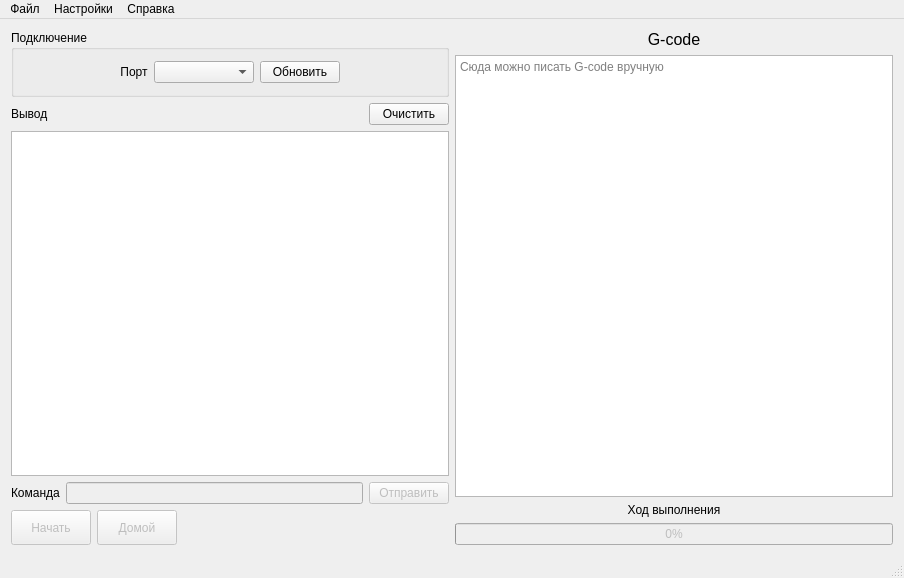
<?xml version="1.0" encoding="UTF-8"?>
<ui version="4.0">
 <class>MainWindow</class>
 <widget class="QMainWindow" name="MainWindow">
  <property name="geometry">
   <rect>
    <x>0</x>
    <y>0</y>
    <width>904</width>
    <height>578</height>
   </rect>
  </property>
  <property name="windowTitle">
   <string>CNCRun</string>
  </property>
  <widget class="QWidget" name="centralWidget">
   <layout class="QHBoxLayout" name="horizontalLayout_3">
    <item>
     <layout class="QVBoxLayout" name="verticalLayout">
      <property name="sizeConstraint">
       <enum>QLayout::SetMaximumSize</enum>
      </property>
      <item>
       <widget class="QGroupBox" name="groupBox">
        <property name="title">
         <string>Подключение</string>
        </property>
        <layout class="QVBoxLayout" name="verticalLayout_2">
         <item>
          <layout class="QHBoxLayout" name="horizontalLayout">
           <item>
            <spacer name="horizontalSpacer_2">
             <property name="orientation">
              <enum>Qt::Horizontal</enum>
             </property>
             <property name="sizeHint" stdset="0">
              <size>
               <width>40</width>
               <height>20</height>
              </size>
             </property>
            </spacer>
           </item>
           <item>
            <widget class="QLabel" name="label_2">
             <property name="text">
              <string>Порт</string>
             </property>
             <property name="alignment">
              <set>Qt::AlignCenter</set>
             </property>
            </widget>
           </item>
           <item>
            <widget class="QComboBox" name="comboBox">
             <property name="minimumSize">
              <size>
               <width>100</width>
               <height>0</height>
              </size>
             </property>
            </widget>
           </item>
           <item>
            <widget class="QPushButton" name="button_com">
             <property name="text">
              <string>Обновить</string>
             </property>
            </widget>
           </item>
           <item>
            <spacer name="horizontalSpacer">
             <property name="orientation">
              <enum>Qt::Horizontal</enum>
             </property>
             <property name="sizeHint" stdset="0">
              <size>
               <width>40</width>
               <height>20</height>
              </size>
             </property>
            </spacer>
           </item>
          </layout>
         </item>
        </layout>
       </widget>
      </item>
      <item>
       <layout class="QHBoxLayout" name="horizontalLayout_5">
        <item>
         <widget class="QLabel" name="label_3">
          <property name="text">
           <string>Вывод</string>
          </property>
         </widget>
        </item>
        <item>
         <spacer name="horizontalSpacer_4">
          <property name="orientation">
           <enum>Qt::Horizontal</enum>
          </property>
          <property name="sizeHint" stdset="0">
           <size>
            <width>40</width>
            <height>20</height>
           </size>
          </property>
         </spacer>
        </item>
        <item>
         <widget class="QPushButton" name="button_clear">
          <property name="text">
           <string>Очистить</string>
          </property>
         </widget>
        </item>
       </layout>
      </item>
      <item>
       <widget class="QTextEdit" name="console">
        <property name="minimumSize">
         <size>
          <width>250</width>
          <height>0</height>
         </size>
        </property>
        <property name="maximumSize">
         <size>
          <width>16777215</width>
          <height>16777215</height>
         </size>
        </property>
        <property name="font">
         <font>
          <kerning>false</kerning>
         </font>
        </property>
        <property name="readOnly">
         <bool>true</bool>
        </property>
        <property name="html">
         <string>&lt;!DOCTYPE HTML PUBLIC &quot;-//W3C//DTD HTML 4.0//EN&quot; &quot;http://www.w3.org/TR/REC-html40/strict.dtd&quot;&gt;
&lt;html&gt;&lt;head&gt;&lt;meta name=&quot;qrichtext&quot; content=&quot;1&quot; /&gt;&lt;style type=&quot;text/css&quot;&gt;
p, li { white-space: pre-wrap; }
&lt;/style&gt;&lt;/head&gt;&lt;body style=&quot; font-family:'Noto Sans'; font-size:9pt; font-weight:400; font-style:normal;&quot;&gt;
&lt;p style=&quot;-qt-paragraph-type:empty; margin-top:0px; margin-bottom:0px; margin-left:0px; margin-right:0px; -qt-block-indent:0; text-indent:0px;&quot;&gt;&lt;br /&gt;&lt;/p&gt;&lt;/body&gt;&lt;/html&gt;</string>
        </property>
       </widget>
      </item>
      <item>
       <layout class="QHBoxLayout" name="horizontalLayout_4">
        <item>
         <widget class="QLabel" name="label">
          <property name="text">
           <string>Команда</string>
          </property>
         </widget>
        </item>
        <item>
         <widget class="QLineEdit" name="console_line">
          <property name="enabled">
           <bool>false</bool>
          </property>
          <property name="maxLength">
           <number>40</number>
          </property>
          <property name="clearButtonEnabled">
           <bool>true</bool>
          </property>
         </widget>
        </item>
        <item>
         <widget class="QPushButton" name="button_send">
          <property name="enabled">
           <bool>false</bool>
          </property>
          <property name="text">
           <string>Отправить</string>
          </property>
         </widget>
        </item>
       </layout>
      </item>
      <item>
       <layout class="QHBoxLayout" name="horizontalLayout_2">
        <item>
         <widget class="QPushButton" name="button_start">
          <property name="enabled">
           <bool>false</bool>
          </property>
          <property name="minimumSize">
           <size>
            <width>0</width>
            <height>35</height>
           </size>
          </property>
          <property name="text">
           <string>Начать</string>
          </property>
         </widget>
        </item>
        <item>
         <widget class="QPushButton" name="button_home">
          <property name="enabled">
           <bool>false</bool>
          </property>
          <property name="minimumSize">
           <size>
            <width>0</width>
            <height>35</height>
           </size>
          </property>
          <property name="text">
           <string>Домой</string>
          </property>
         </widget>
        </item>
        <item>
         <spacer name="horizontalSpacer_3">
          <property name="orientation">
           <enum>Qt::Horizontal</enum>
          </property>
          <property name="sizeHint" stdset="0">
           <size>
            <width>40</width>
            <height>20</height>
           </size>
          </property>
         </spacer>
        </item>
       </layout>
      </item>
     </layout>
    </item>
    <item>
     <layout class="QVBoxLayout" name="verticalLayout_3">
      <item>
       <widget class="QLabel" name="label_4">
        <property name="font">
         <font>
          <pointsize>12</pointsize>
         </font>
        </property>
        <property name="text">
         <string>G-code</string>
        </property>
        <property name="alignment">
         <set>Qt::AlignCenter</set>
        </property>
       </widget>
      </item>
      <item>
       <widget class="QTextEdit" name="gcode_edit">
        <property name="placeholderText">
         <string>Сюда можно писать G-code вручную</string>
        </property>
       </widget>
      </item>
      <item>
       <widget class="QLabel" name="label_5">
        <property name="text">
         <string>Ход выполнения</string>
        </property>
        <property name="alignment">
         <set>Qt::AlignCenter</set>
        </property>
       </widget>
      </item>
      <item>
       <widget class="QProgressBar" name="progressBar">
        <property name="enabled">
         <bool>false</bool>
        </property>
        <property name="value">
         <number>0</number>
        </property>
       </widget>
      </item>
     </layout>
    </item>
   </layout>
  </widget>
  <widget class="QMenuBar" name="menuBar">
   <property name="geometry">
    <rect>
     <x>0</x>
     <y>0</y>
     <width>904</width>
     <height>21</height>
    </rect>
   </property>
   <widget class="QMenu" name="menu">
    <property name="title">
     <string>Файл</string>
    </property>
    <addaction name="action_open"/>
    <addaction name="separator"/>
    <addaction name="action_exit"/>
   </widget>
   <widget class="QMenu" name="menu_2">
    <property name="title">
     <string>Настройки</string>
    </property>
    <addaction name="action_settings"/>
   </widget>
   <widget class="QMenu" name="menu_3">
    <property name="title">
     <string>Справка</string>
    </property>
    <addaction name="action_about"/>
   </widget>
   <addaction name="menu"/>
   <addaction name="menu_2"/>
   <addaction name="menu_3"/>
  </widget>
  <widget class="QStatusBar" name="statusBar"/>
  <action name="action_open">
   <property name="text">
    <string>Открыть</string>
   </property>
  </action>
  <action name="action_close">
   <property name="enabled">
    <bool>false</bool>
   </property>
   <property name="text">
    <string>Закрыть</string>
   </property>
  </action>
  <action name="action_settings">
   <property name="text">
    <string>Установки</string>
   </property>
  </action>
  <action name="action_exit">
   <property name="text">
    <string>Выход</string>
   </property>
  </action>
  <action name="action_about">
   <property name="text">
    <string>О программе</string>
   </property>
  </action>
 </widget>
 <layoutdefault spacing="6" margin="11"/>
 <resources/>
 <connections/>
</ui>
